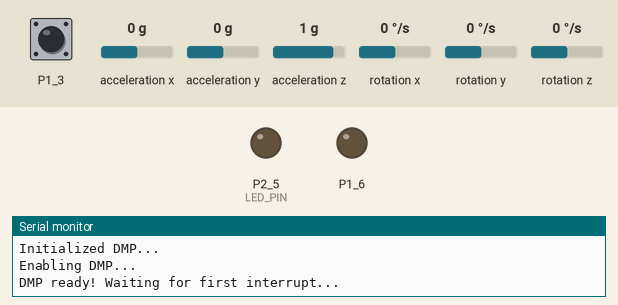
Bench run of a sketch on a simulated TI MSP430 LaunchPad. Parts: output pins drawn as LEDs (lit = HIGH), the last lines printed to the serial monitor. The test bench sets the inputs (shaded band); at power-on: P1_3 HIGH, acceleration x 0 g, acceleration y 0 g, acceleration z 1 g, rotation x 0 °/s, rotation y 0 °/s, rotation z 0 °/s. The sensor or clock chip raises its interrupt line as the real part does.

Above: at 0.6 s.
At 21.52 s:
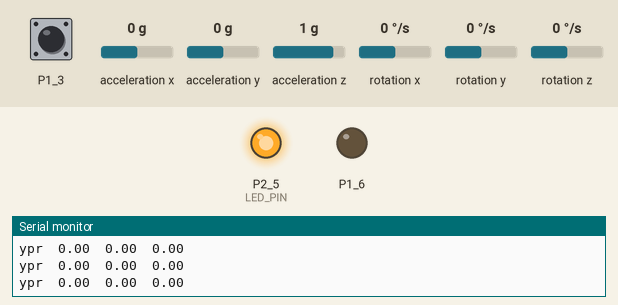
Timing chart, 0 to 22.0 s (numbered marks = the images above):
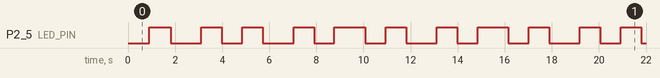

Measured:
- by itself, P2_5 (LED_PIN): LOW → HIGH at 0.91 s, → LOW 0.91 s later, → HIGH 1.3 s later, → LOW 0.87 s later, … (22 changes in this stretch)

The sketch:

test_imu_ino.ino
```cpp
// I2C device class (I2Cdev) demonstration Arduino sketch for MPU6050 class using DMP (MotionApps v2.0)
// 6/21/2012 by Jeff Rowberg <jeff@rowberg.net>
// Updates should (hopefully) always be available at https://github.com/jrowberg/i2cdevlib
//
// Changelog:
//      2013-05-08 - added seamless Fastwire support
//                 - added note about gyro calibration
//      2012-06-21 - added note about Arduino 1.0.1 + Leonardo compatibility error
//      2012-06-20 - improved FIFO overflow handling and simplified read process
//      2012-06-19 - completely rearranged DMP initialization code and simplification
//      2012-06-13 - pull gyro and accel data from FIFO packet instead of reading directly
//      2012-06-09 - fix broken FIFO read sequence and change interrupt detection to RISING
//      2012-06-05 - add gravity-compensated initial reference frame acceleration output
//                 - add 3D math helper file to DMP6 example sketch
//                 - add Euler output and Yaw/Pitch/Roll output formats
//      2012-06-04 - remove accel offset clearing for better results (thanks Sungon Lee)
//      2012-06-01 - fixed gyro sensitivity to be 2000 deg/sec instead of 250
//      2012-05-30 - basic DMP initialization working

/* ============================================
I2Cdev device library code is placed under the MIT license
Copyright (c) 2012 Jeff Rowberg

Permission is hereby granted, free of charge, to any person obtaining a copy
of this software and associated documentation files (the "Software"), to deal
in the Software without restriction, including without limitation the rights
to use, copy, modify, merge, publish, distribute, sublicense, and/or sell
copies of the Software, and to permit persons to whom the Software is
furnished to do so, subject to the following conditions:

The above copyright notice and this permission notice shall be included in
all copies or substantial portions of the Software.

THE SOFTWARE IS PROVIDED "AS IS", WITHOUT WARRANTY OF ANY KIND, EXPRESS OR
IMPLIED, INCLUDING BUT NOT LIMITED TO THE WARRANTIES OF MERCHANTABILITY,
FITNESS FOR A PARTICULAR PURPOSE AND NONINFRINGEMENT. IN NO EVENT SHALL THE
AUTHORS OR COPYRIGHT HOLDERS BE LIABLE FOR ANY CLAIM, DAMAGES OR OTHER
LIABILITY, WHETHER IN AN ACTION OF CONTRACT, TORT OR OTHERWISE, ARISING FROM,
OUT OF OR IN CONNECTION WITH THE SOFTWARE OR THE USE OR OTHER DEALINGS IN
THE SOFTWARE.
===============================================
*/

// I2Cdev and MPU6050 must be installed as libraries, or else the .cpp/.h files
// for both classes must be in the include path of your project
#include "I2Cdev.h"

#include "MPU6050_6Axis_MotionApps20.h"
//#include "MPU6050.h" // not necessary if using MotionApps include file

// Arduino Wire library is required if I2Cdev I2CDEV_ARDUINO_WIRE implementation
// is used in I2Cdev.h
#if I2CDEV_IMPLEMENTATION == I2CDEV_ARDUINO_WIRE
    #include "Wire.h"
#endif

// class default I2C address is 0x68
// specific I2C addresses may be passed as a parameter here
// AD0 low = 0x68 (default for SparkFun breakout and InvenSense evaluation board)
// AD0 high = 0x69
MPU6050 mpu;
//MPU6050 mpu(0x69); // <-- use for AD0 high

/* =========================================================================
   NOTE: In addition to connection 3.3v, GND, SDA, and SCL, this sketch
   depends on the MPU-6050's INT pin being connected to the Arduino's
   external interrupt #0 pin. On the Arduino Uno and Mega 2560, this is
   digital I/O pin 2.
 * ========================================================================= */

/* =========================================================================
   NOTE: Arduino v1.0.1 with the Leonardo board generates a compile error
   when using Serial.write(buf, len). The Teapot output uses this method.
   The solution requires a modification to the Arduino USBAPI.h file, which
   is fortunately simple, but annoying. This will be fixed in the next IDE
   release. For more info, see these links:

   http://arduino.cc/forum/index.php/topic,109987.0.html
   http://code.google.com/p/arduino/issues/detail?id=958
 * ========================================================================= */


// uncomment "OUTPUT_READABLE_QUATERNION" if you want to see the actual
// quaternion components in a [w, x, y, z] format (not best for parsing
// on a remote host such as Processing or something though)
//  #define OUTPUT_READABLE_QUATERNION

// uncomment "OUTPUT_READABLE_EULER" if you want to see Euler angles
// (in degrees) calculated from the quaternions coming from the FIFO.
// Note that Euler angles suffer from gimbal lock (for more info, see
// http://en.wikipedia.org/wiki/Gimbal_lock)
//#define OUTPUT_READABLE_EULER

// uncomment "OUTPUT_READABLE_YAWPITCHROLL" if you want to see the yaw/
// pitch/roll angles (in degrees) calculated from the quaternions coming
// from the FIFO. Note this also requires gravity vector calculations.
// Also note that yaw/pitch/roll angles suffer from gimbal lock (for
// more info, see: http://en.wikipedia.org/wiki/Gimbal_lock)
#define OUTPUT_READABLE_YAWPITCHROLL

// uncomment "OUTPUT_READABLE_REALACCEL" if you want to see acceleration
// components with gravity removed. This acceleration reference frame is
// not compensated for orientation, so +X is always +X according to the
// sensor, just without the effects of gravity. If you want acceleration
// compensated for orientation, us OUTPUT_READABLE_WORLDACCEL instead.
//#define OUTPUT_READABLE_REALACCEL

// uncomment "OUTPUT_READABLE_WORLDACCEL" if you want to see acceleration
// components with gravity removed and adjusted for the world frame of
// reference (yaw is relative to initial orientation, since no magnetometer
// is present in this case). Could be quite handy in some cases.
//#define OUTPUT_READABLE_WORLDACCEL

// uncomment "OUTPUT_TEAPOT" if you want output that matches the
// format used for the InvenSense teapot demo
//#define OUTPUT_TEAPOT


#define LED_PIN 13 // (Arduino is 13, Teensy is 11, Teensy++ is 6)
bool blinkState = false;

// MPU control/status vars
bool dmpReady = false;  // set true if DMP init was successful
uint8_t mpuIntStatus;   // holds actual interrupt status byte from MPU
uint8_t devStatus;      // return status after each device operation (0 = success, !0 = error)
uint16_t packetSize;    // expected DMP packet size (default is 42 bytes)
uint16_t fifoCount;     // count of all bytes currently in FIFO
uint8_t fifoBuffer[64]; // FIFO storage buffer

// orientation/motion vars
Quaternion q;           // [w, x, y, z]         quaternion container
VectorInt16 aa;         // [x, y, z]            accel sensor measurements
VectorInt16 aaReal;     // [x, y, z]            gravity-free accel sensor measurements
VectorInt16 aaWorld;    // [x, y, z]            world-frame accel sensor measurements
VectorFloat gravity;    // [x, y, z]            gravity vector
float euler[3];         // [psi, theta, phi]    Euler angle container
float ypr[3];           // [yaw, pitch, roll]   yaw/pitch/roll container and gravity vector

// packet structure for InvenSense teapot demo
uint8_t teapotPacket[14] = { '$', 0x02, 0,0, 0,0, 0,0, 0,0, 0x00, 0x00, '\r', '\n' };


// ================================================================
// ===               INTERRUPT DETECTION ROUTINE                ===
// ================================================================

volatile bool mpuInterrupt = false;     // indicates whether MPU interrupt pin has gone high
void dmpDataReady() {
    mpuInterrupt = true;
}


// ================================================================
// ===                      INITIAL SETUP                       ===
// ================================================================

volatile int state = HIGH;
volatile int flag = HIGH;
int count = 0;


void setup() {
    // join I2C bus (I2Cdev library doesn't do this automatically)
    #if I2CDEV_IMPLEMENTATION == I2CDEV_ARDUINO_WIRE
        Wire.begin();
  //      TWBR = 24; // 400kHz I2C clock (200kHz if CPU is 8MHz)
    #elif I2CDEV_IMPLEMENTATION == I2CDEV_BUILTIN_FASTWIRE
        Fastwire::setup(400, true);
    #endif

    // initialize serial communication
    // (115200 chosen because it is required for Teapot Demo output, but it's
    // really up to you depending on your project)
    Serial.begin(115200);
//    while (!Serial); // wait for Leonardo enumeration, others continue immediately

    // NOTE: 8MHz or slower host processors, like the Teensy @ 3.3v or Ardunio
    // Pro Mini running at 3.3v, cannot handle this baud rate reliably due to
    // the baud timing being too misaligned with processor ticks. You must use
    // 38400 or slower in these cases, or use some kind of external separate
    // crystal solution for the UART timer.

        pinMode(GREEN_LED, OUTPUT);
 //       digitalWrite(GREEN_LED, state);


        Serial.println(F("Enabling interrupt detection (Arduino external interrupt 0)..."));

        pinMode(PUSH2,INPUT_PULLUP);
        attachInterrupt(PUSH2, dmpDataReady, RISING);

 //       mpuIntStatus = mpu.getIntStatus();


    // initialize device
    Serial.println(F("Initializing I2C devices..."));
    mpu.initialize();

    // verify connection
    Serial.println(F("Testing device connections..."));
    Serial.println(mpu.testConnection() ? F("MPU6050 connection successful") : F("MPU6050 connection failed"));

    // wait for ready
    Serial.println(F("\nSend any character to begin DMP programming and demo: "));
//    while (Serial.available() && Serial.read()); // empty buffer
//    while (!Serial.available());                 // wait for data
//    while (Serial.available() && Serial.read()); // empty buffer again

    // load and configure the DMP
    Serial.println(F("Initializing DMP..."));
    devStatus = mpu.dmpInitialize();
    Serial.println(F("Initialized DMP..."));

    // supply your own gyro offsets here, scaled for min sensitivity
    mpu.setXGyroOffset(220);
    mpu.setYGyroOffset(76);
    mpu.setZGyroOffset(-85);
    mpu.setZAccelOffset(1788); // 1688 factory default for my test chip

    // make sure it worked (returns 0 if so)
    if (devStatus == 0) {
        // turn on the DMP, now that it's ready
        Serial.println(F("Enabling DMP..."));
        mpu.setDMPEnabled(true);

        // enable Arduino interrupt detection
//        Serial.println(F("Enabling interrupt detection (Arduino external interrupt 0)..."));
//        attachInterrupt(0, dmpDataReady, RISING);
        mpuIntStatus = mpu.getIntStatus();

        // set our DMP Ready flag so the main loop() function knows it's okay to use it
        Serial.println(F("DMP ready! Waiting for first interrupt..."));
        dmpReady = true;

        // get expected DMP packet size for later comparison
        packetSize = mpu.dmpGetFIFOPacketSize();
    } else {
        // ERROR!
        // 1 = initial memory load failed
        // 2 = DMP configuration updates failed
        // (if it's going to break, usually the code will be 1)
        Serial.print(F("DMP Initialization failed (code "));
        Serial.print(devStatus);
        Serial.println(F(")"));
    }

    // configure LED for output
    pinMode(LED_PIN, OUTPUT);
}


// ================================================================
// ===                    MAIN PROGRAM LOOP                     ===
// ================================================================

void loop() {
    // if programming failed, don't try to do anything
    if (!dmpReady) return;

    // wait for MPU interrupt or extra packet(s) available
    while (!mpuInterrupt && fifoCount < packetSize) {
        // other program behavior stuff here
        // .
        // .
        // .
        // if you are really paranoid you can frequently test in between other
        // stuff to see if mpuInterrupt is true, and if so, "break;" from the
        // while() loop to immediately process the MPU data
        // .
        // .
        // .
    }

    // reset interrupt flag and get INT_STATUS byte
    mpuInterrupt = false;
    mpuIntStatus = mpu.getIntStatus();

    // get current FIFO count
    fifoCount = mpu.getFIFOCount();

    // check for overflow (this should never happen unless our code is too inefficient)
    if ((mpuIntStatus & 0x10) || fifoCount == 1024) {
        // reset so we can continue cleanly
        mpu.resetFIFO();
        Serial.println(F("FIFO overflow!"));

    // otherwise, check for DMP data ready interrupt (this should happen frequently)
    } else if (mpuIntStatus & 0x02) {
        // wait for correct available data length, should be a VERY short wait
        while (fifoCount < packetSize) fifoCount = mpu.getFIFOCount();

        // read a packet from FIFO
        mpu.getFIFOBytes(fifoBuffer, packetSize);

        // track FIFO count here in case there is > 1 packet available
        // (this lets us immediately read more without waiting for an interrupt)
        fifoCount -= packetSize;

        #ifdef OUTPUT_READABLE_QUATERNION
            // display quaternion values in easy matrix form: w x y z
            mpu.dmpGetQuaternion(&q, fifoBuffer);
            Serial.print("quat\t");
            Serial.print(q.w);
            Serial.print("\t");
            Serial.print(q.x);
            Serial.print("\t");
            Serial.print(q.y);
            Serial.print("\t");
            Serial.println(q.z);
        #endif

        #ifdef OUTPUT_READABLE_EULER
            // display Euler angles in degrees
            mpu.dmpGetQuaternion(&q, fifoBuffer);
            mpu.dmpGetEuler(euler, &q);
            Serial.print("euler\t");
            Serial.print(euler[0] * 180/M_PI);
            Serial.print("\t");
            Serial.print(euler[1] * 180/M_PI);
            Serial.print("\t");
            Serial.println(euler[2] * 180/M_PI);
        #endif

        #ifdef OUTPUT_READABLE_YAWPITCHROLL
            // display Euler angles in degrees
            mpu.dmpGetQuaternion(&q, fifoBuffer);
            mpu.dmpGetGravity(&gravity, &q);
            mpu.dmpGetYawPitchRoll(ypr, &q, &gravity);
            Serial.print("ypr\t");
            Serial.print(ypr[0] * 180/M_PI);
            Serial.print("\t");
            Serial.print(ypr[1] * 180/M_PI);
            Serial.print("\t");
            Serial.println(ypr[2] * 180/M_PI);
        #endif

        #ifdef OUTPUT_READABLE_REALACCEL
            // display real acceleration, adjusted to remove gravity
            mpu.dmpGetQuaternion(&q, fifoBuffer);
            mpu.dmpGetAccel(&aa, fifoBuffer);
            mpu.dmpGetGravity(&gravity, &q);
            mpu.dmpGetLinearAccel(&aaReal, &aa, &gravity);
            Serial.print("areal\t");
            Serial.print(aaReal.x);
            Serial.print("\t");
            Serial.print(aaReal.y);
            Serial.print("\t");
            Serial.println(aaReal.z);
        #endif

        #ifdef OUTPUT_READABLE_WORLDACCEL
            // display initial world-frame acceleration, adjusted to remove gravity
            // and rotated based on known orientation from quaternion
            mpu.dmpGetQuaternion(&q, fifoBuffer);
            mpu.dmpGetAccel(&aa, fifoBuffer);
            mpu.dmpGetGravity(&gravity, &q);
            mpu.dmpGetLinearAccel(&aaReal, &aa, &gravity);
            mpu.dmpGetLinearAccelInWorld(&aaWorld, &aaReal, &q);
            Serial.print("aworld\t");
            Serial.print(aaWorld.x);
            Serial.print("\t");
            Serial.print(aaWorld.y);
            Serial.print("\t");
            Serial.println(aaWorld.z);
        #endif

        #ifdef OUTPUT_TEAPOT
            // display quaternion values in InvenSense Teapot demo format:
            teapotPacket[2] = fifoBuffer[0];
            teapotPacket[3] = fifoBuffer[1];
            teapotPacket[4] = fifoBuffer[4];
            teapotPacket[5] = fifoBuffer[5];
            teapotPacket[6] = fifoBuffer[8];
            teapotPacket[7] = fifoBuffer[9];
            teapotPacket[8] = fifoBuffer[12];
            teapotPacket[9] = fifoBuffer[13];
            Serial.write(teapotPacket, 14);
            teapotPacket[11]++; // packetCount, loops at 0xFF on purpose
        #endif

        // blink LED to indicate activity
        blinkState = !blinkState;
        digitalWrite(LED_PIN, blinkState);
    }
}
```
